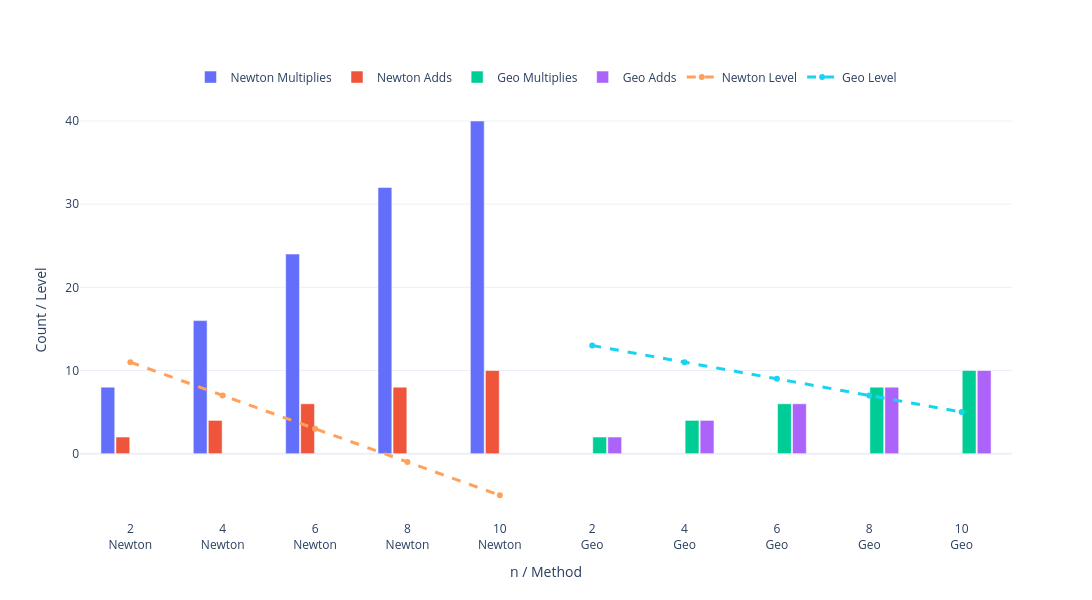

This figure's notebook cell:
### Markdown cell above
### Comparison

### Code cell
import plotly.graph_objects as go

# Data
n = [2, 4, 6, 8, 10]

newton_mults = [8, 16, 24, 32, 40]
newton_adds = [2, 4, 6, 8, 10]
newton_levels = [11, 7, 3, -1, -5]

geo_mults = [2, 4, 6, 8, 10]
geo_adds = [2, 4, 6, 8, 10]
geo_levels = [13, 11, 9, 7, 5]

fig = go.Figure()

# Newton bars
fig.add_trace(go.Bar(
    x=[f"{i}<br>Newton" for i in n],
    y=newton_mults,
    name='Newton Multiplies',
))

fig.add_trace(go.Bar(
    x=[f"{i}<br>Newton" for i in n],
    y=newton_adds,
    name='Newton Adds',
))

# Geo bars
fig.add_trace(go.Bar(
    x=[f"{i}<br>Geo" for i in n],
    y=geo_mults,
    name='Geo Multiplies',
))

fig.add_trace(go.Bar(
    x=[f"{i}<br>Geo" for i in n],
    y=geo_adds,
    name='Geo Adds',
))

# Newton levels
fig.add_trace(go.Scatter(
    x=[f"{i}<br>Newton" for i in n],
    y=newton_levels,
    mode='lines+markers',
    name='Newton Level',
    line=dict(dash='dash', width=3)
))

# Geo levels
fig.add_trace(go.Scatter(
    x=[f"{i}<br>Geo" for i in n],
    y=geo_levels,
    mode='lines+markers',
    name='Geo Level',
    line=dict(dash='dash', width=3)
))

fig.update_layout(
    xaxis_title='n / Method',
    yaxis_title='Count / Level',
    barmode='group',
    bargap=0.35,
    bargroupgap=0.08,
    template='plotly_white',
    width=1200,
    height=600,
    legend=dict(
        orientation='h',
        yanchor='bottom',
        y=1.02,
        xanchor='center',
        x=0.5
    )
)

fig.show()

### Figure 1 — Plotly figure (JSON) as saved in the notebook; plotly's stock layout.template omitted (floating-point values rounded to 4 significant figures)
{"data": [{"name": "Newton Multiplies", "type": "bar", "x": ["2<br>Newton", "4<br>Newton", "6<br>Newton", "8<br>Newton", "10<br>Newton"], "y": [8, 16, 24, 32, 40]}, {"name": "Newton Adds", "type": "bar", "x": ["2<br>Newton", "4<br>Newton", "6<br>Newton", "8<br>Newton", "10<br>Newton"], "y": [2, 4, 6, 8, 10]}, {"name": "Geo Multiplies", "type": "bar", "x": ["2<br>Geo", "4<br>Geo", "6<br>Geo", "8<br>Geo", "10<br>Geo"], "y": [2, 4, 6, 8, 10]}, {"name": "Geo Adds", "type": "bar", "x": ["2<br>Geo", "4<br>Geo", "6<br>Geo", "8<br>Geo", "10<br>Geo"], "y": [2, 4, 6, 8, 10]}, {"line": {"dash": "dash", "width": 3}, "mode": "lines+markers", "name": "Newton Level", "type": "scatter", "x": ["2<br>Newton", "4<br>Newton", "6<br>Newton", "8<br>Newton", "10<br>Newton"], "y": [11, 7, 3, -1, -5]}, {"line": {"dash": "dash", "width": 3}, "mode": "lines+markers", "name": "Geo Level", "type": "scatter", "x": ["2<br>Geo", "4<br>Geo", "6<br>Geo", "8<br>Geo", "10<br>Geo"], "y": [13, 11, 9, 7, 5]}], "layout": {"bargap": 0.35, "bargroupgap": 0.08, "barmode": "group", "height": 600, "legend": {"orientation": "h", "x": 0.5, "xanchor": "center", "y": 1.02, "yanchor": "bottom"}, "width": 1200, "xaxis": {"title": {"text": "n / Method"}}, "yaxis": {"title": {"text": "Count / Level"}}}}
